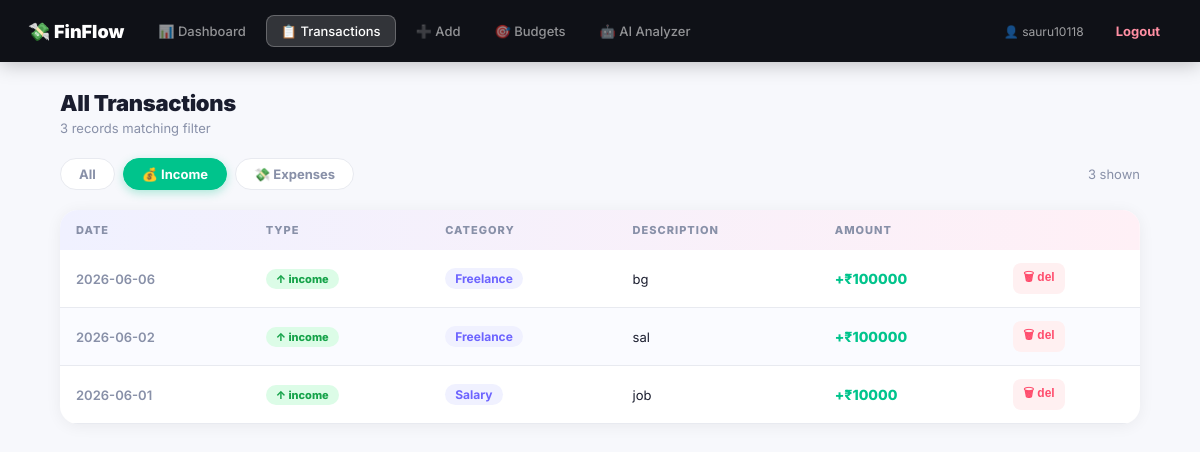
The app's page /transactions?filter=income (signed in) with its own data.
### app.py (models this page shows)
class Transaction(db.Model):
    __tablename__ = "transactions"
    id: Mapped[int] = mapped_column(Integer, primary_key=True, autoincrement=True)
    user_id: Mapped[int] = mapped_column(Integer, ForeignKey("users.id"), nullable=False)
    type: Mapped[str] = mapped_column(String, nullable=False)
    amount: Mapped[float] = mapped_column(Float, nullable=False)
    category: Mapped[str] = mapped_column(String, nullable=False)
    description: Mapped[str] = mapped_column(String, nullable=True)
    date: Mapped[str] = mapped_column(String, nullable=False)
    created_at: Mapped[str] = mapped_column(String, nullable=False)
    def to_dict(self):
        return {c.name: getattr(self, c.name) for c in self.__table__.columns}

### app.py (the view)
@app.route("/transactions")
@login_required
def transactions_page():
    uid = session["user_id"]
    filt = request.args.get("filter", "all")
    query = db.select(Transaction).where(Transaction.user_id == uid).order_by(Transaction.date.desc())
    if filt in ("income", "expense"):
        query = query.where(Transaction.type == filt)
    txns_objs = db.session.execute(query).scalars().all()
    txns = [t.to_dict() for t in txns_objs]
    return render_template("transactions.html", transactions=txns, filt=filt, username=session.get("username"))

### app.py (called while the page is built)
def login_required(f):
    @wraps(f)
    def wrapper(*args, **kwargs):
        if "user_id" not in session:
            return redirect(url_for("login"))
        return f(*args, **kwargs)
    return wrapper

### templates/transactions.html (shortened to what this page needs)
{% extends "base.html" %}
{% block content %}
<div class="section-title">All Transactions</div>
<div class="section-sub">{{ transactions|length }} records {{ 'matching filter' if filt != 'all' else 'total' }}</div>
<div class="filter-row">
  <a href="{{ url_for('transactions_page', filter='all') }}" class="filter-btn all {{ 'active all' if filt=='all' }}">All</a>
  <a href="{{ url_for('transactions_page', filter='income') }}" class="filter-btn income {{ 'active income' if filt=='income' }}">💰 Income</a>
  <a href="{{ url_for('transactions_page', filter='expense') }}" class="filter-btn expense {{ 'active expense' if filt=='expense' }}">💸 Expenses</a>
  <span class="filter-count">{{ transactions|length }} shown</span>
</div>
<div class="table-wrap">
  <table>
    <thead>
      <tr><th>Date</th><th>Type</th><th>Category</th><th>Description</th><th>Amount</th><th></th></tr>
    </thead>
    <tbody>
      {% for t in transactions %}
      <tr>
        <td style="color:#8890a8; font-weight:600;">{{ t.date }}</td>
        <td><span class="badge {{ t.type }}">{{ '↑' if t.type=='income' else '↓' }} {{ t.type }}</span></td>
        <td><span class="cat-pill">{{ t.category }}</span></td>
        <td>{{ t.description or '—' }}</td>
        <td class="amount-{{ t.type }}">{{ '+' if t.type=='income' else '-' }}₹{{ "%.0f"|format(t.amount) }}</td>
        <td>
          <form method="POST" action="{{ url_for('delete_transaction', txn_id=t.id) }}" onsubmit="return confirm('Delete this transaction?');">
            <button type="submit" class="del-btn">🗑 del</button>
          </form>
        </td>
      </tr>
      {% else %}
      <tr><td colspan="6" style="text-align:center; color:#8890a8; padding:30px;">No transactions yet. <a href="{{ url_for('add_transaction') }}" style="color:#6c63ff; font-weight:700;">Add one →</a></td></tr>
      {% endfor %}
    </tbody>
  </table>
</div>
{% endblock %}

### static/style.css (style rules this page uses)
* { margin:0; padding:0; box-sizing:border-box; }
body { font-family: 'Inter', system-ui, sans-serif; background: #f7f8fc; color: #1a1d2e; min-height: 100vh; }
a { text-decoration: none; color: inherit; }
.section-title { font-size: 22px; font-weight: 900; margin-bottom: 4px; letter-spacing: -0.3px; }
.section-sub { font-size: 13px; color: #8890a8; margin-bottom: 22px; }
.table-wrap { background: #fff; border-radius: 18px; overflow: hidden; box-shadow: 0 2px 16px rgba(0,0,0,0.06); }
table { width: 100%; border-collapse: collapse; }
thead { background: linear-gradient(90deg,#f0f1ff,#fff0f6); }
th { text-align: left; padding: 13px 16px; font-size: 11px; color: #8890a8; font-weight: 800; text-transform: uppercase; letter-spacing: 1px; }
td { padding: 13px 16px; font-size: 13px; border-bottom: 1px solid #e8eaf0; }
tr:nth-child(even) td { background: #fafbff; }
.badge { display: inline-flex; align-items:center; gap:4px; padding: 3px 10px; border-radius: 99px; font-size: 11px; font-weight: 800; }
.badge.income { background: #dcfce7; color: #16a34a; }
.cat-pill { display:inline-flex; align-items:center; background:#f0f1ff; color:#6c63ff; padding:3px 10px; border-radius:99px; font-size:12px; font-weight:700; }
.amount-income { color: #00c48c; font-weight: 800; font-size: 14px; }
.del-btn { background: #fff0f1; border: none; color: #ff4d6d; cursor: pointer; font-size: 12px; padding: 5px 10px; border-radius: 8px; font-weight: 700; }
.filter-row { display: flex; gap: 8px; margin-bottom: 20px; flex-wrap: wrap; align-items:center; }
.filter-btn { background: #fff; color: #8890a8; border: 1.5px solid #e8eaf0; border-radius: 99px; padding: 7px 18px; cursor: pointer; font-size: 13px; font-weight: 700; transition: all .15s; }
.filter-btn.active.income { background: #00c48c; color: #fff; border-color: #00c48c; box-shadow: 0 3px 10px rgba(0,196,140,.3); }
.filter-count { margin-left: auto; font-size: 13px; color: #8890a8; }

### records on screen
Transaction: date "2026-06-06", type "↑", type "income", category "Freelance", description "bg", type "+", amount "100000"
Transaction: date "2026-06-02", type "↑", type "income", category "Freelance", description "sal", type "+", amount "100000"
Transaction: date "2026-06-01", type "↑", type "income", category "Salary", description "job", type "+", amount "10000"

### other values on screen
{{ username }} "sauru10118"
{{ transactions|length }} "3"
{{ 'matching filter' if filt != 'all' else 'total' }} "matching filter"
